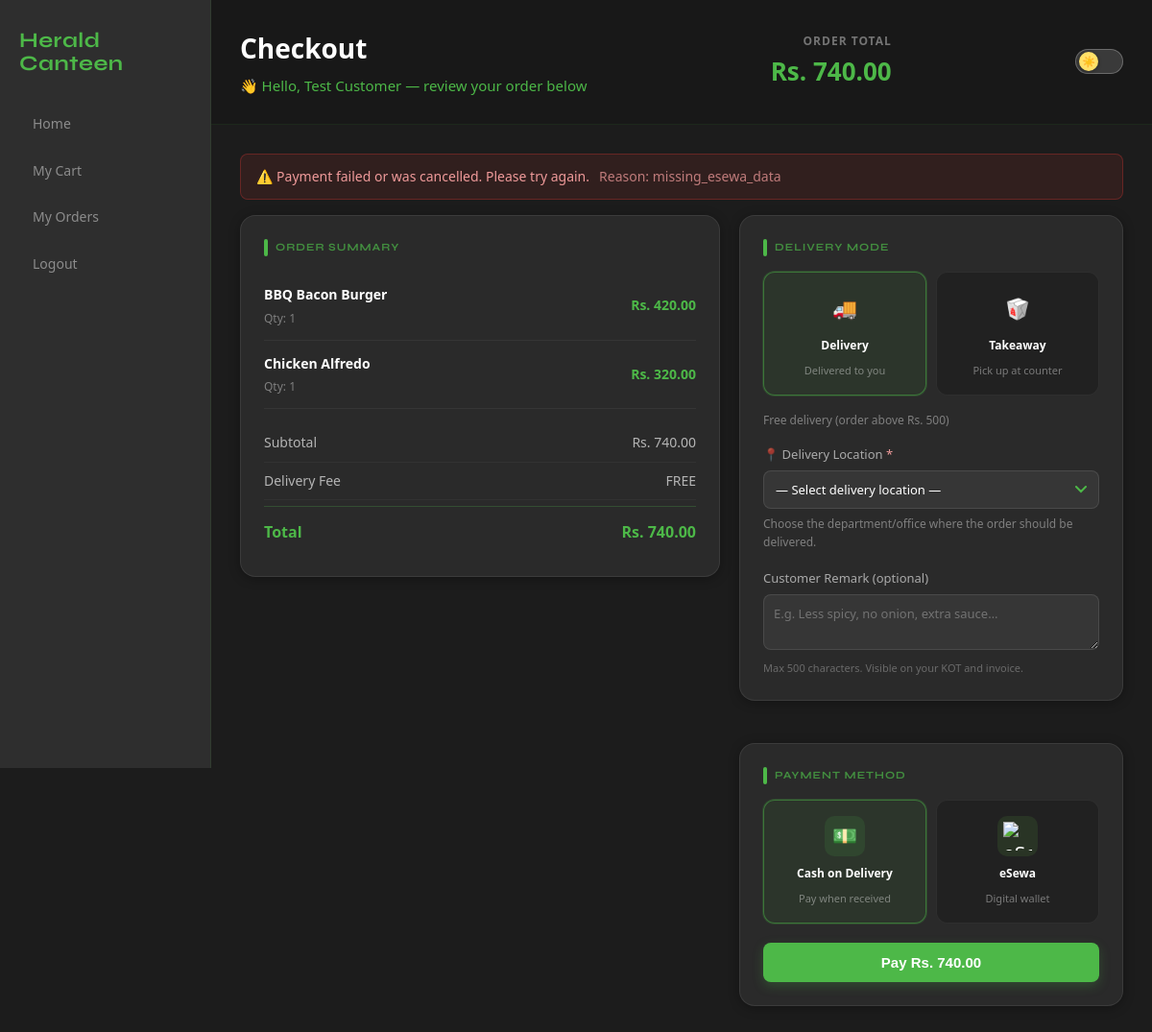
The page /pages/payment.php?status=failed&err=missing_esewa_data (signed in) on the database its author committed.
### tables this page shows
CREATE TABLE `cart` (
  `cart_id` int(10) UNSIGNED NOT NULL,
  `user_id` int(10) UNSIGNED NOT NULL,
  `item_id` int(10) UNSIGNED NOT NULL,
  `quantity` int(10) UNSIGNED NOT NULL DEFAULT 0,
  `total_price` decimal(10,2) NOT NULL DEFAULT 0.00,
  `added_at` datetime NOT NULL DEFAULT current_timestamp()
);

CREATE TABLE `menu_items` (
  `item_id` int(10) UNSIGNED NOT NULL,
  `category_id` int(10) UNSIGNED NOT NULL,
  `name` varchar(150) NOT NULL,
  `description` text DEFAULT NULL,
  `price` decimal(10,2) NOT NULL,
  `image_url` varchar(255) DEFAULT NULL,
  `rating` decimal(2,1) NOT NULL DEFAULT 0.0,
  `is_available` tinyint(1) NOT NULL DEFAULT 0,
  `created_at` datetime NOT NULL DEFAULT current_timestamp(),
  `updated_at` datetime NOT NULL DEFAULT current_timestamp() ON UPDATE current_timestamp()
);

### includes/payment_helpers.php (called while the page is built, shortened)
<?php
function hc_normalize_amount($amount): float
{
    return round((float)$amount, 2);
}
function hc_fetch_cart_items(mysqli $conn, int $user_id): array
{
    $stmt = $conn->prepare("\n        SELECT c.cart_id, c.quantity, m.item_id, m.name, m.price\n        FROM cart c\n        JOIN menu_items m ON c.item_id = m.item_id\n        WHERE c.user_id = ?\n        ORDER BY c.cart_id ASC\n    ");
    $stmt->bind_param('i', $user_id);
    $stmt->execute();
    $result = $stmt->get_result();
    $items = [];
    while ($row = $result->fetch_assoc()) {
        $items[] = $row;
    }
    return $items;
}
function hc_cart_subtotal(array $cart_items): float
{
    $subtotal = 0.0;
    foreach ($cart_items as $item) {
        $subtotal += ((float)$item['price']) * ((int)$item['quantity']);
    }
    return round($subtotal, 2);
}
function hc_delivery_fee_for(string $delivery_mode, float $subtotal): float
{
    $subtotal = hc_normalize_amount($subtotal);
    return ($delivery_mode === 'delivery' && $subtotal > 0 && $subtotal < FREE_DELIVERY_THRESHOLD) ? (float)DELIVERY_FEE : 0.0;
}
function hc_calculate_totals(array $cart_items, string $delivery_mode): array
{
    $subtotal = hc_cart_subtotal($cart_items);
    $delivery_fee = hc_delivery_fee_for($delivery_mode, $subtotal);
    return [
        'subtotal' => $subtotal,
        'delivery_fee' => $delivery_fee,
        'total' => round($subtotal + $delivery_fee, 2),
    ];
}

### pages/payment.php (the view, shortened to what this page needs)
<?php
require_once '../includes/auth.php';
require_once '../config/db.php';
require_once '../includes/payment_helpers.php';
$user_id   = (int) $_SESSION['user_id'];
$full_name = htmlspecialchars($_SESSION['full_name'] ?? 'Customer', ENT_QUOTES, 'UTF-8');
try {
    $cart_items = hc_fetch_cart_items($conn, $user_id);
} catch (Throwable $e) {
    error_log('Checkout cart load failed: ' . $e->getMessage());
    header('Location: my_cart.php?error=cart_load_failed');
    exit;
}
$allowed_modes = ['delivery', 'takeaway'];
$delivery_mode = in_array($_POST['delivery_mode'] ?? '', $allowed_modes, true)
                   ? $_POST['delivery_mode']
                   : ($_SESSION['pending_payment']['delivery_mode'] ?? 'delivery');
$raw_notes   = $_POST['special_notes'] ?? $_SESSION['pending_payment']['special_notes'] ?? '';
$special_notes = ($raw_notes !== null && trim($raw_notes) !== '')
                   ? substr(strip_tags(trim($raw_notes)), 0, 500) : null;
$totals = hc_calculate_totals($cart_items, $delivery_mode);
$subtotal     = $totals['subtotal'];
$delivery_fee = $totals['delivery_fee'];
$grand_total  = $totals['total'];
?>
<!DOCTYPE html>
<html lang="en">
<head>
    <link rel="stylesheet" href="../assets/css/style.css">
</head>
<body>
<div class="layout">
    <div class="sidebar">
        <h3>Herald Canteen</h3>
        <nav>
            <a href="dashboard.php">Home</a>
            <a href="my_cart.php">My Cart</a>
            <a href="my_orders.php">My Orders</a>
            <a href="logout.php">Logout</a>
        </nav>
    </div>
    <div class="main">
        <div class="topbar">
            <div class="topbar-left">
                <h2>Checkout</h2>
                <p>👋 Hello, <?= $full_name ?> — review your order below</p>
            </div>
            <div class="topbar-amount">
                <div class="label">Order Total</div>
                <div class="amount" id="topbar-total">Rs. <?= number_format($grand_total, 2) ?></div>
            </div>
            <label class="theme-toggle" title="Toggle light/dark mode">
                <span class="theme-slider"></span>
            </label>
        </div>
        <div class="content">
            <?php if (isset($_GET['status']) && $_GET['status'] === 'failed'): ?>
            <div class="alert error">⚠️ Payment failed or was cancelled. Please try again.<?php if (!empty($_GET['err'])): ?> <span style="opacity:.75;">Reason: <?= htmlspecialchars($_GET['err'], ENT_QUOTES, 'UTF-8') ?></span><?php endif; ?></div>
            <?php endif; ?>
            <div class="checkout-grid">
                <div class="card">
                    <div class="card-title">Order Summary</div>
                    <?php foreach ($cart_items as $item): ?>
                    <div class="order-item">
                        <div>
                            <div class="order-item-name"><?= htmlspecialchars($item['name'], ENT_QUOTES, 'UTF-8') ?></div>
                            <div class="order-item-qty">Qty: <?= (int)$item['quantity'] ?></div>
                        </div>
                        <div class="order-item-price">
                            Rs. <?= number_format($item['price'] * $item['quantity'], 2) ?>
                        </div>
                    </div>
                    <?php endforeach; ?>
                    <div style="margin-top:16px;">
                        <div class="summary-row">
                            <span>Subtotal</span>
                            <span>Rs. <?= number_format($subtotal, 2) ?></span>
                        </div>
                        <div class="summary-row" id="delivery-fee-row">
                            <span>Delivery Fee</span>
                            <span id="delivery-fee-display"><?= $delivery_fee > 0 ? 'Rs. '.$delivery_fee : 'FREE' ?></span>
                        </div>
                        <div class="summary-row grand">
                            <span>Total</span>
                            <span id="grand-total-display">Rs. <?= number_format($grand_total, 2) ?></span>
                        </div>
                    </div>
                </div>
                <div style="display:flex;flex-direction:column;gap:20px;">
                    <div class="card">
                        <div class="card-title">Delivery Mode</div>
                        <div class="method-grid" style="margin-bottom:16px;">
                            <label class="method-card">
                                <div class="method-label">
                                    <div class="method-icon">🚚</div>
                                    <div class="method-name">Delivery</div>
                                    <div class="method-sub">Delivered to you</div>
                                </div>
                            </label>
                            <label class="method-card">
                                <div class="method-label">
                                    <div class="method-icon">🥡</div>
                                    <div class="method-name">Takeaway</div>
                                    <div class="method-sub">Pick up at counter</div>
                                </div>
                            </label>
                        </div>
                        <p class="delivery-note" id="delivery-note">
                            <?= $delivery_mode === 'delivery'
                                ? ($delivery_fee > 0 ? "Delivery fee: Rs. $delivery_fee (free above Rs. ".FREE_DELIVERY_THRESHOLD.")" : "Free delivery (order above Rs. ".FREE_DELIVERY_THRESHOLD.")")
                                : "No delivery fee for takeaway." ?>
                        </p>
                        <div class="location-select-wrap" id="delivery-location-wrap" style="margin-top:16px;<?= $delivery_mode !== 'delivery' ? 'display:none;' : '' ?>">
                            <label class="field-label" for="delivery_location_select">
                                📍 Delivery Location <span style="color:#ef9a9a;">*</span>
                            </label>
                            <select id="delivery_location_select" name="delivery_location_id"
                                    class="location-select"
                                    onchange="syncLocationHiddenFields(this.value)">
                                <option value="">— Select delivery location —</option>
                            </select>
                            <div class="delivery-note" style="margin-top:6px;">Choose the department/office where the order should be delivered.</div>
                        </div>
                        <div style="margin-top:18px;">
                            <label class="field-label">Customer Remark (optional)</label>
                            <textarea id="special-notes-input" maxlength="500" rows="2"
                                placeholder="E.g. Less spicy, no onion, extra sauce…"><?= htmlspecialchars($special_notes ?? '', ENT_QUOTES, 'UTF-8') ?></textarea>
                            <div style="font-size:11px;color:rgba(255,255,255,0.3);margin-top:4px;">Max 500 characters. Visible on your KOT and invoice.</div>
                        </div>
                    </div>
                    <div class="card">
                        <div class="card-title">Payment Method</div>
                        <div class="method-grid">
                            <label class="method-card">
                                <div class="method-label">
                                    <div class="method-icon icon-cod">💵</div>
                                    <div class="method-name">Cash on Delivery</div>
                                    <div class="method-sub">Pay when received</div>
                                </div>
                            </label>
                            <label class="method-card">
                                <div class="method-label">
                                    <div class="method-icon icon-esewa">
                                        <img src="https://esewa.com.np/common/images/esewa_logo.png"
                                             alt="eSewa" style="width:30px;height:30px;object-fit:contain;">
                                    </div>
                                    <div class="method-name">eSewa</div>
                                    <div class="method-sub">Digital wallet</div>
                                </div>
                            </label>
                        </div>
                        <button id="pay-btn" onclick="handlePayment()">
                            Pay Rs. <span id="btn-amount"><?= number_format($grand_total, 2) ?></span>
                        </button>
                    </div>
                </div>
            </div>
        </div>
    </div>
</div>
</body>
</html>

### rows shown on the page
cart: item.name "BBQ Bacon Burger", quantity "1", $item['price']*$item['quantity'] "420.00"
cart: item.name "Chicken Alfredo", quantity "1", $item['price']*$item['quantity'] "320.00"

### other values the page prints
$full_name "Test Customer"
$grand_total "740.00"
$_GET['err'] "missing_esewa_data"
$subtotal "740.00"
FREE_DELIVERY_THRESHOLD "500"
